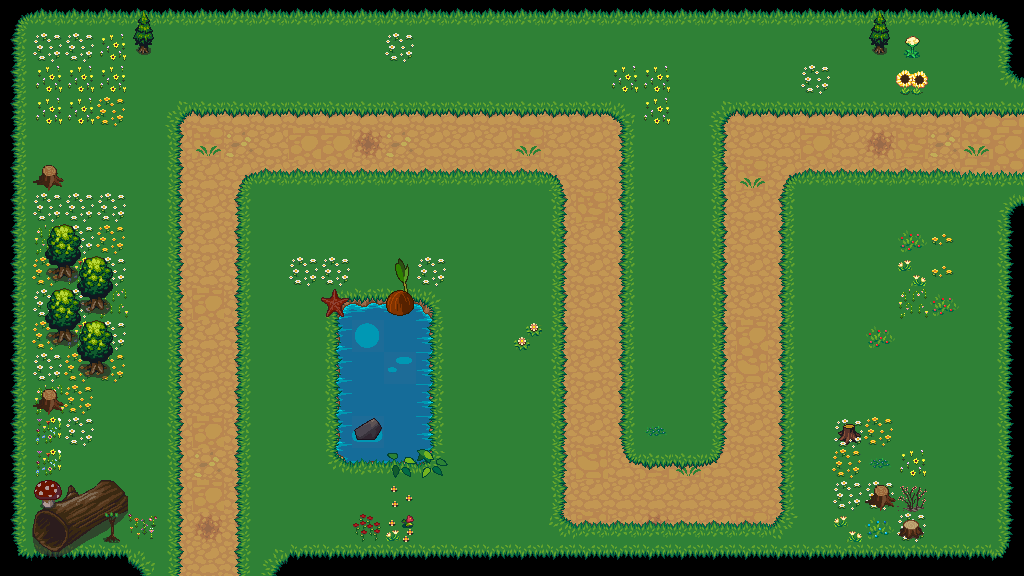

Below is a game level as drawn by its tile map, then a one-line description and the .tmx that defines it (tile-layer data replaced by summaries):
An orthogonal 32x18 tile map with 32x32 px tiles, 7 tile layers (grass, path, grassborder, water, ...), 2 tilesets and 7 objects (7, 6, 5, 4, 3, ...).

<map version="1.10" tiledversion="1.10.0" orientation="orthogonal" renderorder="right-down" width="32" height="18" tilewidth="32" tileheight="32" infinite="0" nextlayerid="23" nextobjectid="19">
 <tileset firstgid="1" source="terrain.tsx" />
 <tileset firstgid="484" source="plants.tsx" />
 <layer id="1" name="grass" width="32" height="18">
  <data>[576 cells, 576 non-empty, 11 distinct tile ids]</data>
 </layer>
 <layer id="2" name="path" width="32" height="18">
  <data>[576 cells, 183 non-empty, 7 distinct tile ids]</data>
 </layer>
 <layer id="3" name="grassborder" width="32" height="18">
  <data>[576 cells, 126 non-empty, 15 distinct tile ids]</data>
 </layer>
 <layer id="5" name="water" width="32" height="18">
  <data>[576 cells, 24 non-empty, 12 distinct tile ids]</data>
 </layer>
 <layer id="6" name="decoration" width="32" height="18">
  <data>[576 cells, 70 non-empty, 23 distinct tile ids]</data>
 </layer>
 <layer id="7" name="obstacles" width="32" height="18">
  <data>[576 cells, 25 non-empty, 17 distinct tile ids]</data>
 </layer>
 <layer id="8" name="obstacles 2" width="32" height="18">
  <data>[576 cells, 10 non-empty, 6 distinct tile ids]</data>
 </layer>
 <objectgroup id="22" name="waypoints">
  <object id="18" name="7" x="206" y="572">
   <properties>
    <property name="hidden" type="bool" value="false" />
   </properties>
   <point />
  </object>
  <object id="16" name="6" x="207" y="148">
   <properties>
    <property name="hidden" type="bool" value="false" />
   </properties>
   <point />
  </object>
  <object id="15" name="5" x="588" y="152">
   <properties>
    <property name="hidden" type="bool" value="false" />
   </properties>
   <point />
  </object>
  <object id="14" name="4" x="593" y="498">
   <properties>
    <property name="hidden" type="bool" value="false" />
   </properties>
   <point />
  </object>
  <object id="13" name="3" x="753" y="498">
   <properties>
    <property name="hidden" type="bool" value="false" />
   </properties>
   <point />
  </object>
  <object id="12" name="2" x="753" y="154">
   <properties>
    <property name="hidden" type="bool" value="false" />
   </properties>
   <point />
  </object>
  <object id="11" name="1" x="1015" y="148">
   <properties>
    <property name="hidden" type="bool" value="false" />
   </properties>
   <point />
  </object>
 </objectgroup>
</map>
